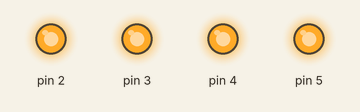
Simulated run of this sketch. Board: Arduino Uno, built with avr-gcc and run on an emulated ATmega328P. On the bench: output pins drawn as LEDs (lit = HIGH).

Above: at 0.2 s.
At 1.7 s:
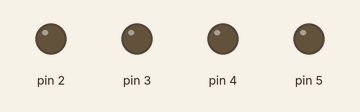
Timing chart, 0 to 3.0 s (numbered marks = the images above):
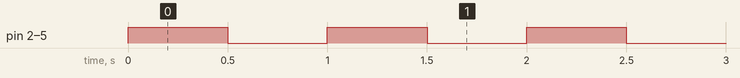

Measured:
- by itself, pin 2–5: alternates HIGH for 0.50 s and LOW for 0.50 s

The sketch:

200908.ino
```cpp
int i;
void setup() {
  // put your setup code here, to run once:
for(i=2; i<6; i++)
  pinMode(i, OUTPUT);
}

void loop() {
  // put your main code here, to run repeatedly:
  for(i=2; i<6; i++)
  digitalWrite(i, HIGH);
  delay(500);
  for(i=2; i<6; i++)
  digitalWrite(i, LOW);
  delay(500);
}
```
